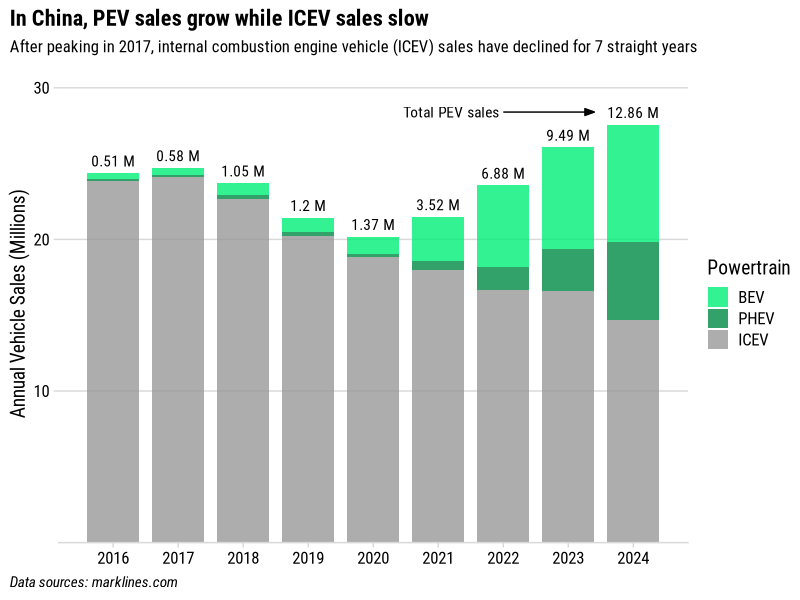
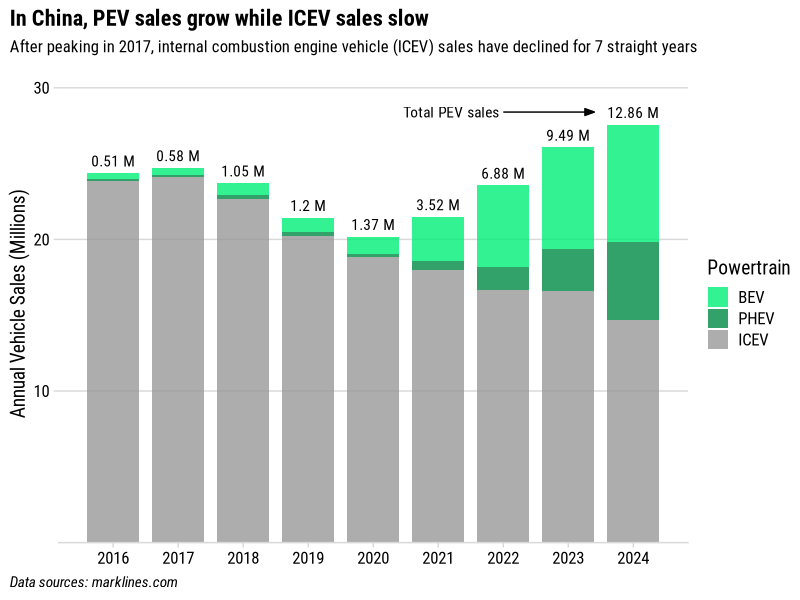

Recreate these plots in R, in order.
library(tidyverse)
library(cowplot)
options(dplyr.width = Inf)

# Plot settings

font_main <- 'Roboto Condensed'

color_icev <- "grey60" 
color_bev <- "springgreen2" 
color_phev <- "springgreen4" 

sales <- read_csv(here::here('data', 'china-sales-exports.csv')) %>% 
    filter(!is.na(sales)) %>% 
    filter(type != 'nev') %>% 
    select(year, type, sales) %>% 
    pivot_wider(names_from = type, values_from = sales) %>%
    mutate(
        pev = bev + phev,
        icev = all - pev,
        percent_pev = pev / all
    ) %>%
    pivot_longer(
        names_to = 'type',
        values_to = 'sales',
        cols = bev:icev
    )

sales %>% 
    filter(type %in% c('bev', 'phev', 'icev')) %>% 
    mutate(
        type = str_to_upper(type),
        type = factor(type, c('BEV', 'PHEV', 'ICEV'))
    ) %>% 
    ggplot() +
    geom_col(
        mapping = aes(x = year, y = sales, fill = type),
        alpha = 0.8, width = 0.8
    ) +
    scale_fill_manual(values = c(color_bev, color_phev, color_icev)) +
    scale_x_continuous(breaks = seq(2016, 2024)) +
    scale_y_continuous(
        breaks = c(10, 20, 30),
        limits = c(0, 30),
        expand = expansion(mult = c(0, 0.05)),
    ) +
    labs(
        fill = 'Powertrain',
        x = NULL,
        y = 'Annual Vehicle Sales (Millions)',
        title = "In China, PEV sales grow while ICEV sales slow",
        subtitle = "After peaking in 2017, internal combustion engine vehicle (ICEV) sales have declined for 7 straight years",
        caption = 'Data sources: marklines.com'
    ) +
    theme_minimal_hgrid(font_family = font_main) +
    theme(
        plot.caption = element_text(hjust = 0, face = "italic"),
        plot.title.position = "plot",
        plot.caption.position =  "plot", 
        # legend.position = c(0.05, 0.9), 
        panel.background = element_rect(fill = "white", color = NA),
        plot.background = element_rect(fill = "white", color = NA) 
    ) +
    geom_text(
        data = sales %>% 
            filter(type == 'pev') %>% 
            mutate(label = paste(round(sales, 2), 'M')),
        mapping = aes(x = year, y = all, label = label),
        nudge_y = 0.8, hjust = 0.5,
        family = font_main
    ) + 
    geom_segment(
        data = data.frame(x = 2022, xend = 2023.4, y = 28.4, yend = 28.4),
        mapping = aes(x = x, y = y, xend = xend, yend = yend),
        arrow = arrow(20, unit(0.1, "inches"), "last", "closed"),
        alpha = 1, inherit.aes = FALSE
    ) +
    annotate( 
        x = 2021.2, y = 28.4, geom = 'text',
        label = 'Total PEV sales',
        family = font_main
    )


ggsave(
    here::here('figs', 'annual-sales.png'),
    width = 8, height = 6
)
